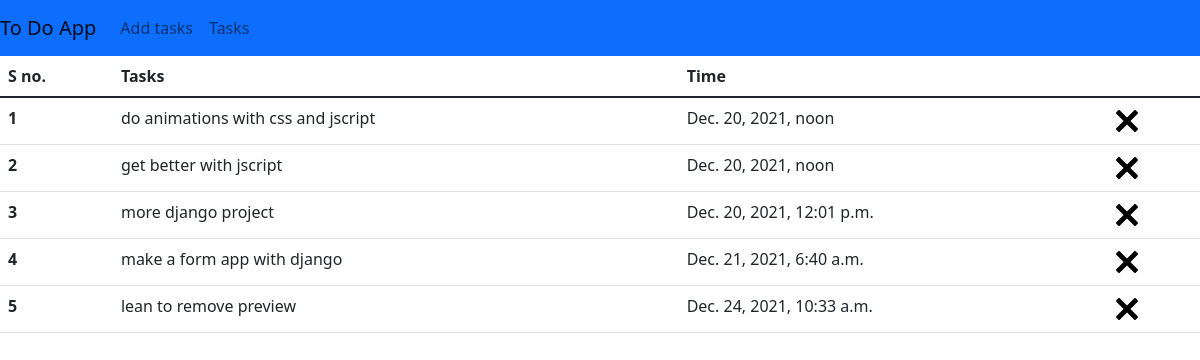
/tasks/, run on the app's committed database.
### todo/models.py (models this page shows, shortened)
class sotasks(models.Model):
    hellotask= models.TextField()
    time = models.DateTimeField(auto_now_add=True)

### todo/views.py (the view)
# urls.py: path('tasks/', views.tasks, name='tasks'),
def tasks(request):
    alltasks = sotasks.objects.all()
    context = {
        'tasks' : alltasks
    }
    return render(request, 'todo/tasks.html', context)

### todo/templates/todo/tasks.html (shortened to what this page needs)
{% extends 'todo/index.html' %}
{% load static %}
{% block task %}
    <table class="table  table-hover">
  <thead>
    <tr>
      <th scope="col">S no.</th>
      <th scope="col">Tasks</th>
      <th scope="col">Time</th>
    </tr>
  </thead>
  <tbody>
  {% for task in tasks  %}
    <tr>
      <th scope="row">{{forloop.counter}}</th>
      <td>{{task.hellotask}}</td>
      <td>{{task.time}}</td>
      <td><img src='{% static 'todo/images/close.svg' alt ='close button' %}' class='delete_btn'></td>
    </tr>
  {% endfor %}
  </tbody>
</table>
{% endblock task %}

### todo/templates/todo/index.html (shortened to what this page needs)
{% load static %}
<!doctype html>
<html lang="en">
  <head>
    <link href="https://cdn.jsdelivr.net/npm/bootstrap@5.1.3/dist/css/bootstrap.min.css" rel="stylesheet">
    <link rel="stylesheet" href='{% static 'todo/stylesheet/style.css' %}'>
  </head>
  <body>
    {% include 'todo/header.html' %}
    {% block task %}{% endblock task %}
  </body>
</html>

### todo/templates/todo/header.html (shortened to what this page needs)
<nav class="navbar navbar-expand-lg navbar-light bg-primary" >
    <a class="navbar-brand" href="#">To Do App</a>
    <div class="collapse navbar-collapse" id="navbarText">
      <ul class="navbar-nav mr-auto">
        <li class="nav-item active">
          <a class="nav-link" aria-current="page" href="{% url 'addtask' %}">Add tasks</a>
        </li>
        <li class="nav-item">
          <a class="nav-link" href="{% url 'tasks' %}">Tasks</a>
        </li>
      </ul>
    </div>
  </nav>

### data on the page
sotasks: hellotask "do animations with css and jscript", time "Dec. 20, 2021, noon"
sotasks: hellotask "get better with jscript", time "Dec. 20, 2021, noon"
sotasks: hellotask "more django project", time "Dec. 20, 2021, 12:01 p.m."
sotasks: hellotask "make a form app with django", time "Dec. 21, 2021, 6:40 a.m."
sotasks: hellotask "lean to remove preview", time "Dec. 24, 2021, 10:33 a.m."
